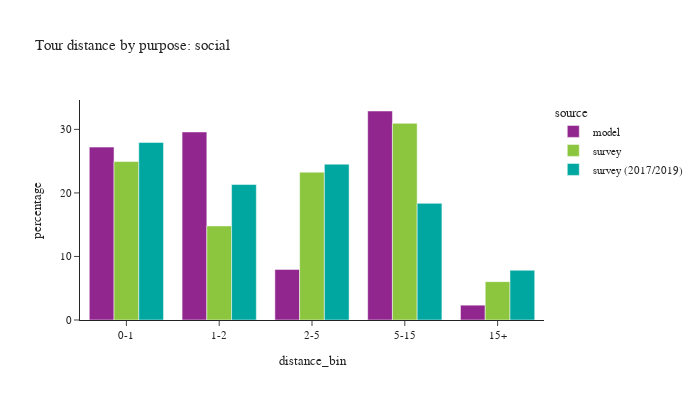

The notebook cell this image was saved under:
### Code cell
plot_bins(tour, tour['pdpurp'] == 7, 'social')

### Figure 1 — Plotly figure (JSON) as saved in the notebook; plotly's stock layout.template omitted (floating-point values rounded to 4 significant figures)
{"data": [{"alignmentgroup": "True", "customdata": [[396678], [431428], [116078], [479526], [34033]], "hovertemplate": "source=model<br>distance_bin=%{x}<br>percentage=%{y}<br>sample count=%{customdata[0]}<extra></extra>", "legendgroup": "model", "marker": {"color": "#91268F", "pattern": {"shape": ""}}, "name": "model", "offsetgroup": "model", "orientation": "v", "showlegend": true, "textposition": "auto", "type": "bar", "x": ["0-1", "1-2", "2-5", "5-15", "15+"], "xaxis": "x", "y": [27.21, 29.6, 7.963, 32.9, 2.335], "yaxis": "y"}, {"alignmentgroup": "True", "customdata": [[1015], [544], [658], [584], [200]], "hovertemplate": "source=survey<br>distance_bin=%{x}<br>percentage=%{y}<br>sample count=%{customdata[0]}<extra></extra>", "legendgroup": "survey", "marker": {"color": "#8CC63E", "pattern": {"shape": ""}}, "name": "survey", "offsetgroup": "survey", "orientation": "v", "showlegend": true, "textposition": "auto", "type": "bar", "x": ["0-1", "1-2", "2-5", "5-15", "15+"], "xaxis": "x", "y": [24.94, 14.81, 23.27, 30.95, 6.038], "yaxis": "y"}, {"alignmentgroup": "True", "customdata": [[1720], [821], [1049], [731], [253]], "hovertemplate": "source=survey (2017/2019)<br>distance_bin=%{x}<br>percentage=%{y}<br>sample count=%{customdata[0]}<extra></extra>", "legendgroup": "survey (2017/2019)", "marker": {"color": "#00A7A0", "pattern": {"shape": ""}}, "name": "survey (2017/2019)", "offsetgroup": "survey (2017/2019)", "orientation": "v", "showlegend": true, "textposition": "auto", "type": "bar", "x": ["0-1", "1-2", "2-5", "5-15", "15+"], "xaxis": "x", "y": [27.95, 21.33, 24.53, 18.36, 7.829], "yaxis": "y"}], "layout": {"barmode": "group", "font": {"size": 11}, "height": 400, "legend": {"title": {"text": "source"}, "tracegroupgap": 0}, "title": {"text": "Tour distance by purpose: social"}, "width": 700, "xaxis": {"anchor": "y", "domain": [0.0, 1.0], "title": {"text": "distance_bin"}}, "yaxis": {"anchor": "x", "domain": [0.0, 1.0], "title": {"text": "percentage"}}}}
